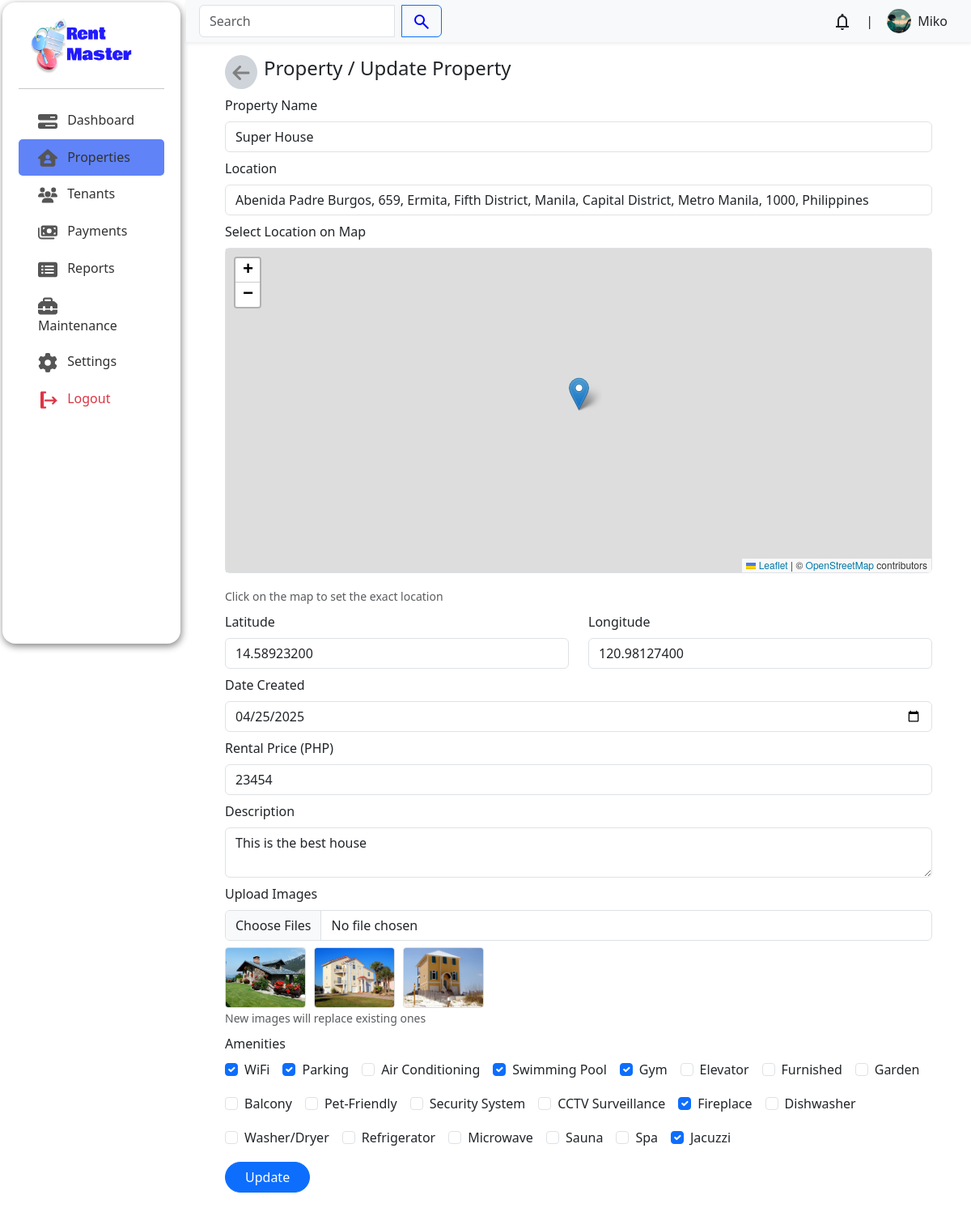
/admin/index.php?page=properties/update&property_id=46 (signed in), run on the app's committed database.
### tables this page shows
CREATE TABLE `users` (
  `user_id` int(11) NOT NULL,
  `user_name` varchar(100) DEFAULT NULL,
  `user_email` varchar(100) NOT NULL,
  `user_password` varchar(100) DEFAULT NULL,
  `user_phone_number` varchar(50) NOT NULL,
  `user_address` varchar(100) NOT NULL,
  `user_description` varchar(2000) DEFAULT NULL,
  `user_image` varchar(500) DEFAULT NULL,
  `user_role` enum('tenant','landlord','visitor') NOT NULL
);

CREATE TABLE `properties` (
  `property_id` int(11) NOT NULL,
  `property_name` varchar(100) NOT NULL,
  `property_location` varchar(200) NOT NULL,
  `property_date_created` date NOT NULL,
  `property_description` varchar(1000) NOT NULL,
  `property_status` enum('available','unavailable') NOT NULL DEFAULT 'available',
  `property_rental_price` decimal(10,0) NOT NULL,
  `latitude` decimal(10,8) DEFAULT NULL,
  `longitude` decimal(11,8) DEFAULT NULL
);

CREATE TABLE `property_images` (
  `property_images_id` int(11) NOT NULL,
  `property_id` int(11) NOT NULL,
  `image1` varchar(500) DEFAULT NULL,
  `image2` varchar(500) DEFAULT NULL,
  `image3` varchar(500) DEFAULT NULL,
  `image4` varchar(500) DEFAULT NULL,
  `image5` varchar(500) DEFAULT NULL,
  `image6` varchar(500) DEFAULT NULL,
  `image7` varchar(500) DEFAULT NULL,
  `image8` varchar(500) DEFAULT NULL,
  `image9` varchar(500) DEFAULT NULL,
  `image10` varchar(500) DEFAULT NULL
);

CREATE TABLE `amenities` (
  `amenity_id` int(11) NOT NULL,
  `amenity_name` varchar(100) NOT NULL
);

### admin/properties/update.php (the view, shortened to what this page needs)
<?php
$servername = "localhost";
$username = "root";
$password = "";
$dbname = "rentsystem";
$conn = mysqli_connect($servername, $username, $password, $dbname);
if (isset($_GET['property_id'])) {
    $property_id = $_GET['property_id'];
    $query = "SELECT * FROM properties WHERE property_id = '$property_id'";
    $result = mysqli_query($conn, $query);
    $property = mysqli_fetch_assoc($result);
    $images_result = mysqli_query($conn, "SELECT * FROM property_images WHERE property_id = '$property_id'");
    $images = mysqli_fetch_assoc($images_result);
    $amenities_result = mysqli_query($conn, "SELECT amenity_id FROM property_amenities WHERE property_id = '$property_id'");
    $selected_amenities = [];
    while ($row = mysqli_fetch_assoc($amenities_result)) {
        $selected_amenities[] = $row['amenity_id'];
    }
    $all_amenities = mysqli_query($conn, "SELECT * FROM amenities");
}
?>
<head>
    <link rel="stylesheet" href="https://unpkg.com/leaflet@1.9.4/dist/leaflet.css" />
</head>
<div class="container px-lg-5 mb-4">
    <header class="d-flex align-items-center mt-3 gap-2">
        <a href="?page=properties/index" class="p-2 rounded-circle bg-dark-subtle">
        </a>
        <h4 class="fw-medium">Property / <?= isset($property) ? 'Update' : 'Add' ?> Property</h4>
    </header>
    <form id="property-form" action="properties/update.php" method="post" enctype="multipart/form-data">
        <div class="mt-2">
            <label for="property-name" class="form-label">Property Name</label>
            <input type="text" id="property-name" name="property_name" class="form-control"
                value="<?= isset($property) ? htmlspecialchars($property['property_name']) : '' ?>" required>
        </div>
        <div class="mt-2">
            <label for="location" class="form-label">Location</label>
            <input type="text" id="location" name="location" class="form-control"
                value="<?= isset($property) ? htmlspecialchars($property['property_location']) : '' ?>" required>
        </div>
        <div class="mt-2">
            <label class="form-label">Select Location on Map</label>
            <div class="map-container border rounded">
                <div id="map" style="z-index: 11;"></div>
            </div>
            <small class="text-muted">Click on the map to set the exact location</small>
        </div>
        <div class="row mt-2">
            <div class="col-md-6">
                <label for="latitude" class="form-label">Latitude</label>
                <input type="text" id="latitude" name="latitude" class="form-control"
                    value="<?= isset($property) ? htmlspecialchars($property['latitude']) : '' ?>" readonly required>
            </div>
            <div class="col-md-6">
                <label for="longitude" class="form-label">Longitude</label>
                <input type="text" id="longitude" name="longitude" class="form-control"
                    value="<?= isset($property) ? htmlspecialchars($property['longitude']) : '' ?>" readonly required>
            </div>
        </div>
        <div class="mt-2">
            <label for="date-created" class="form-label">Date Created</label>
            <input type="date" id="date-created" name="date_created" class="form-control"
                value="<?= isset($property) ? htmlspecialchars($property['property_date_created']) : '' ?>" required>
        </div>
        <div class="mt-2">
            <label for="rental-price" class="form-label">Rental Price (PHP)</label>
            <input type="number" id="rental-price" name="<?= isset($property) ? 'property_rental_price' : 'rental-price' ?>"
                class="form-control" value="<?= isset($property) ? htmlspecialchars($property['property_rental_price']) : '' ?>" required>
        </div>
        <div class="mt-2">
            <label for="description" class="form-label">Description</label>
            <textarea id="description" name="description" class="form-control" required><?= isset($property) ? htmlspecialchars($property['property_description']) : '' ?></textarea>
        </div>
        <div class="mt-2">
            <label for="property_images" class="form-label">Upload Images</label>
            <input type="file" id="property_images" name="property_images[]" class="form-control" accept="image/*"
                <?= !isset($property) ? 'required' : '' ?> multiple>
            <?php if (isset($images)): ?>
                <div class="current-images mt-2">
                    <?php for ($i = 1; $i <= 10; $i++): ?>
                        <?php if (!empty($images["image$i"])): ?>
                            <img src="<?= htmlspecialchars($images["image$i"]) ?>" alt="Property image <?= $i ?>">
                        <?php endif; ?>
                    <?php endfor; ?>
                </div>
                <small class="text-muted">New images will replace existing ones</small>
            <?php endif; ?>
        </div>
        <div class="mt-2">
            <label class="form-label">Amenities</label>
            <div class="d-flex flex-wrap gap-3">
                <?php while ($row = mysqli_fetch_assoc($all_amenities)): ?>
                    <div class="form-check">
                        <input class="form-check-input" type="checkbox" name="amenities[]" value="<?= $row['amenity_id'] ?>"
                            <?= (isset($selected_amenities) && in_array($row['amenity_id'], $selected_amenities)) ? 'checked' : '' ?>>
                        <label class="form-check-label"><?= htmlspecialchars($row['amenity_name']) ?></label>
                    </div>
                <?php endwhile; ?>
            </div>
        </div>
        <button type="button" class="btn btn-primary px-4 rounded-5 mt-3" id="submit-btn">
            <?= isset($property) ? 'Update' : 'Submit' ?>
        </button>
    </form>
</div>

### admin/header.php (shortened to what this page needs)
<?php
$servername = "localhost";
$username = "root";
$password = "";
$dbname = "rentsystem";
$conn = mysqli_connect($servername, $username, $password, $dbname);
$id = intval($_SESSION['user_id']);
$sql = "SELECT * FROM users WHERE user_id = $id AND user_role = 'landlord'";
$result = mysqli_query($conn, $sql);
$user = mysqli_fetch_assoc($result);
$name = $user['user_name'];
$imagePath = $user['user_image'];
?>
<header style="z-index: 111;" class="bg-body-tertiary shadow-sm d-flex align-items-center justify-content-between py-1 px-3 position-sticky top-0">
    <form class="input-group" style="max-width: 300px;">
        <input type="text" class="form-control" id="search" placeholder="Search">
        <button type="submit" class="btn btn-outline-primary ms-2">
        </button>
    </form>
    <div class="d-flex align-items-center gap-1">
        <div class="dropdown">
            <button class="btn position-relative" type="button" id="notificationDropdown" data-bs-toggle="dropdown" aria-expanded="false">
            </button>
        </div>
        |<a href="?page=account/index" class="btn d-flex align-items-center gap-2 <?= (strpos($_SERVER['REQUEST_URI'], 'account') !== false) ? 'active' : '' ?>">
            <?php if (!empty($imagePath)): ?>
                <img src="<?= htmlspecialchars($imagePath) ?>" alt="Profile" class="rounded-circle" style="width: 30px; height: 30px; object-fit: cover;">
            <?php endif; ?>
            <span class="d-md-block d-none"><?= !empty($name) ? htmlspecialchars($name) : 'admin' ?></span>
        </a>
    </div>
</header>

### admin/css/style.css (style rules this page uses)
body { display: flex; }
*, *::before, *::after { box-sizing: border-box; }
:root { --main-bg: #FAFAFA; --sub-bg: #C7EEFF; --accent: #2938ff; --fc1: #1D242B; --p: #323232; --fw1: 700; --fw2: 400; }
body { background-color: var(--main-bg); }

### admin/properties/update.php (style rules this page uses)
#map { height: 400px; }
.map-container { margin-bottom: 1rem; }
.current-images { display: flex; flex-wrap: wrap; gap: 10px; margin-top: 10px; }
.current-images img { max-width: 100px; border: 1px solid #ddd; border-radius: 4px; }

### data on the page
users: user_image (picture), user_name "Miko"
properties: property_name "Super House", location "Abenida Padre Burgos, 659, Ermita, Fifth District, Manila, Capital District, Metro Manila, 1000, Philippines", latitude "14.58923200", longitude "120.98127400", date_created "04/25/2025", property_rental_price "23454", description "This is the best house"
property_images: image1 (picture), image2 (picture), image3 (picture)
amenities: amenity_id "☑", amenity_name "WiFi"
amenities: amenity_id "☑", amenity_name "Parking"
amenities: amenity_name "Air Conditioning"
amenities: amenity_id "☑", amenity_name "Swimming Pool"
amenities: amenity_id "☑", amenity_name "Gym"
amenities: amenity_name "Elevator"
amenities: amenity_name "Furnished"
amenities: amenity_name "Garden"
amenities: amenity_name "Balcony"
amenities: amenity_name "Pet-Friendly"
amenities: amenity_name "Security System"
amenities: amenity_name "CCTV Surveillance"
amenities: amenity_id "☑", amenity_name "Fireplace"
amenities: amenity_name "Dishwasher"
amenities: amenity_name "Washer/Dryer"
amenities: amenity_name "Refrigerator"
amenities: amenity_name "Microwave"
amenities: amenity_name "Sauna"
amenities: amenity_name "Spa"
amenities: amenity_id "☑", amenity_name "Jacuzzi"
